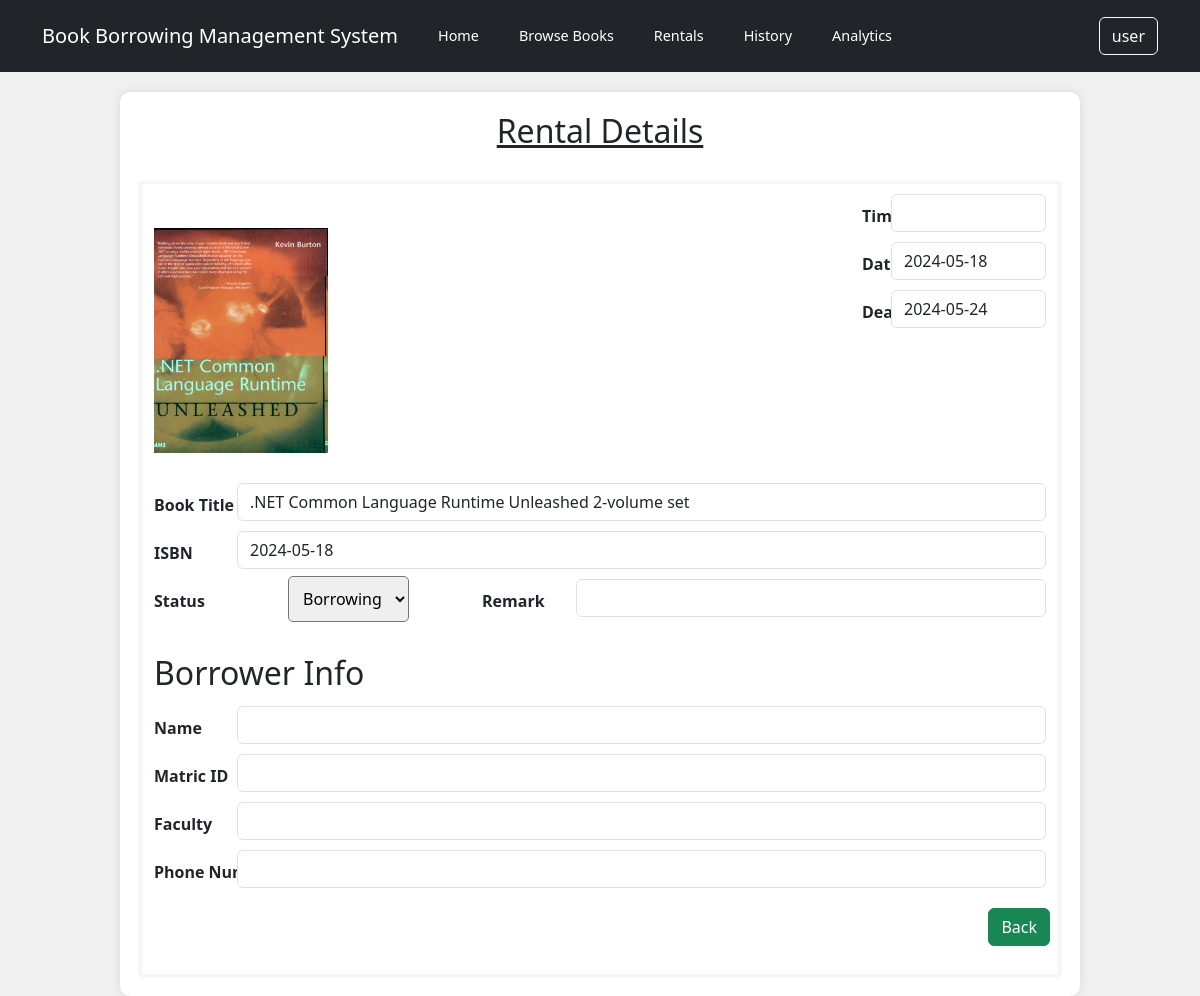
Before: /reservationEdit.php?historyid=1 (signed in) with the older database file.
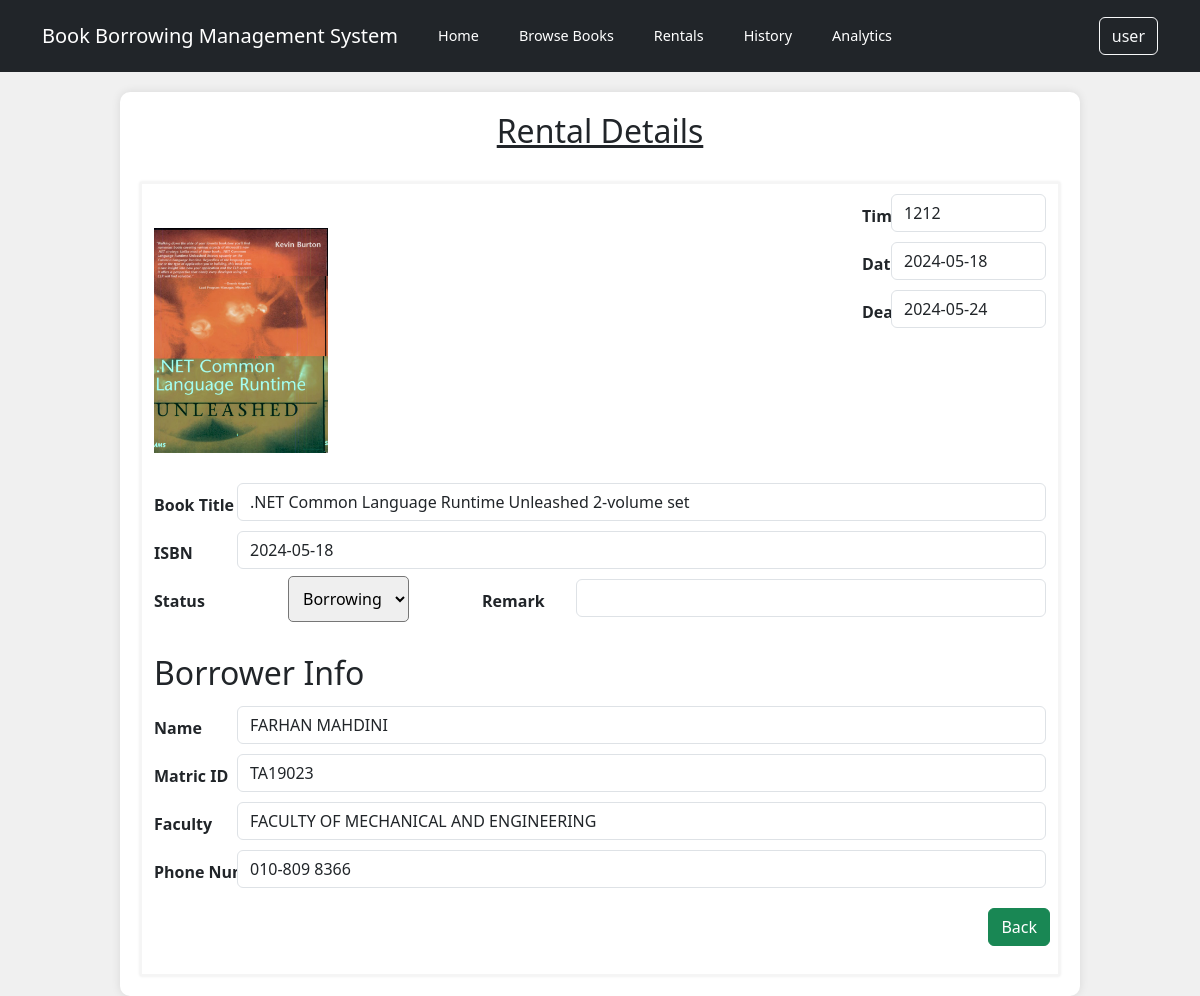
After: the same page with the newer database file.
### tables this page shows
CREATE TABLE `book` (
  `id` int(5) NOT NULL,
  `bookTitle` varchar(255) NOT NULL,
  `pagesNumber` int(5) NOT NULL,
  `authorName` varchar(255) NOT NULL,
  `quantity` int(5) NOT NULL,
  `isbn` varchar(255) NOT NULL,
  `genre` varchar(255) NOT NULL,
  `publicationCompany` varchar(255) NOT NULL,
  `bookCover` varchar(255) DEFAULT NULL
);

CREATE TABLE `borrow` (
  `borrowID` int(5) NOT NULL,
  `bookID` int(5) NOT NULL,
  `userID` int(5) NOT NULL,
  `time` varchar(4) NOT NULL,
  `date` date NOT NULL
);

CREATE TABLE `history` (
  `rental_ID` int(5) NOT NULL,
  `id` int(5) NOT NULL,
  `borrowID` int(5) NOT NULL,
  `status_ID` int(5) NOT NULL,
  `rental_deadline` date NOT NULL,
  `rental_remark` varchar(255) DEFAULT NULL,
  `archived` int(1) NOT NULL
);

CREATE TABLE `history_status` (
  `status_ID` int(5) NOT NULL,
  `status_name` varchar(10) NOT NULL,
  `status_desc` varchar(255) NOT NULL
);

CREATE TABLE `user` (
  `id` int(5) NOT NULL,
  `username` varchar(255) NOT NULL,
  `password` varchar(255) NOT NULL,
  `role` tinyint(5) DEFAULT NULL,
  `user_fullName` varchar(255) NOT NULL,
  `user_matric` varchar(7) DEFAULT NULL,
  `user_faculty` varchar(255) DEFAULT NULL,
  `user_phone` varchar(20) NOT NULL
);

### reservationEdit.php (the view, shortened to what the changed rows need)
<?php
include_once "./controllers/db_connection.php";
$rentID = $_GET['historyid'];
$sql = "SELECT book.*, bor.*, h.*, hs.status_name, u.*
        FROM ((((history h
        INNER JOIN history_status hs ON h.status_ID = hs.status_ID)
        INNER JOIN borrow bor ON h.borrowID = bor.borrowID)
        INNER JOIN book book ON bor.bookID  = book.id)
        INNER JOIN user u ON h.id = u.id)
        WHERE h.rental_ID = '$rentID'";
$result = mysqli_query($conn, $sql);
$row = mysqli_fetch_assoc( $result );
$bookCover = str_replace("../", "", $row["bookCover"]);
$bookTitle = $row["bookTitle"];
$isbn = $row["date"];
$time = $row["time"];
$date = $row["date"];
$deadline = $row["rental_deadline"];
$status= $row["status_name"];
$name = $row["user_fullName"];
$matric = $row["user_matric"];
$faculty = $row["user_faculty"];
$phone = $row["user_phone"];
?>
<!DOCTYPE html>
<html lang="en">
<head>
    <link href="https://cdn.jsdelivr.net/npm/bootstrap@5.3.3/dist/css/bootstrap.min.css" rel="stylesheet">
    <link rel="stylesheet" href="./custom_css/navbar.css">
    <link rel="stylesheet" href="./custom_css/layout.css">
    <link rel="stylesheet" href="./custom_css/reservationHistory.css">
    <link href='https://unpkg.com/boxicons@2.1.4/css/boxicons.min.css' rel='stylesheet'>
</head>
<body>
    <div class="container container-main">
        <h2 style="text-align:center;"><u>Rental Details</u></h2>
        <br>
        <div class="container container-sub" style="overflow:scroll; height:auto; padding-bottom:50px;">
            <div class="row" style="margin-top:20px;">
                <div class="col-md-12">
                    <div class="row mb-3">
                        <div class="col">
                            <br>
                            <?php if (!empty($bookCover)) : ?>
                                <img src="<?php echo htmlspecialchars($bookCover); ?>" alt="Book Cover" style="max-width: 40%; height: auto;">
                            <?php else : ?>
                                <p>No book cover available</p>
                            <?php endif; ?>
                        </div>
                        <div class="col">
                            <div class="row mb-3">
                                <div class="col" style="margin-left:150px; margin-top:-10px;">
                                    <input type="text" class="form-control" id="time" name="time" value="<?php echo htmlspecialchars($time); ?>" readonly>
                                </div>
                            </div>
                            <div class="row mb-3">
                                <div class="col" style="margin-left:150px; margin-top:-10px;">
                                    <input type="text" class="form-control" id="date" name="date" value="<?php echo htmlspecialchars($date); ?>" readonly>
                                </div>
                            </div>
                            <div class="row mb-3">
                                <div class="col" style="margin-left:150px; margin-top:-10px;">
                                    <input type="text" class="form-control" id="deadline" name="deadline" value="<?php echo htmlspecialchars($deadline); ?>" readonly>
                                </div>
                            </div>
                        </div>
                    </div>
                    <br>
                    <div class="row mb-3">
                        <div class="col" style="margin-left:-750px; margin-top:-10px;">
                            <input type="text" class="form-control" id="bookTitle" name="bookTitle" value="<?php echo $bookTitle; ?>" readonly>
                        </div>
                    </div>
                    <div class="row mb-3">
                        <div class="col" style="margin-left:-750px; margin-top:-10px;">
                            <input type="text" class="form-control" id="isbn" name="isbn" value="<?php echo htmlspecialchars($isbn); ?>" readonly>
                        </div>
                    </div>
                    <div class="row mb-3">
                        <div class="col" style="margin-top:-13px; margin-left:-360px;">
                            <div class="input-group-append">
                            <select class="custom-select" id="statusid" style="border-radius: 5px; padding:10px;">
                            <option selected><?php echo htmlspecialchars($status); ?></option>
                            </select>
                            </div>
                        </div>
                    </div>
                    <div class="row mb-3">
                        <h2 style="text-align:left;">Borrower Info</h2>
                    </div>
                    <div class="row mb-3">
                        <div class="col" style="margin-left:-750px; margin-top:-10px;">
                            <input type="text" class="form-control" id="fullName" name="fullName" value="<?php echo htmlspecialchars($name); ?>" readonly>
                        </div>
                    </div>
                    <div class="row mb-3">
                        <div class="col" style="margin-left:-750px; margin-top:-10px;">
                            <input type="text" class="form-control" id="matricID" name="matricID" value="<?php echo htmlspecialchars($matric); ?>" readonly>
                        </div>
                    </div>
                    <div class="row mb-3">
                        <div class="col" style="margin-left:-750px; margin-top:-10px;">
                            <input type="text" class="form-control" id="faculty" name="faculty" value="<?php echo htmlspecialchars($faculty); ?>" readonly>
                        </div>
                    </div>
                    <div class="row mb-3">
                        <div class="col" style="margin-left:-750px; margin-top:-10px;">
                            <input type="text" class="form-control" id="phone" name="phone" value="<?php echo htmlspecialchars($phone); ?>" readonly>
                        </div>
                    </div>
                </div>
            </div>
        </div>
        </div>
</body>
</html>

Changed rows visible on the page:
changed through a linked row, book ".NET Common Language Runtime Unleashed 2-volume set": time (not shown) → "1212"; fullName (not shown) → "FARHAN MAHDINI"; matricID (not shown) → "TA19023"; faculty (not shown) → "FACULTY OF MECHANICAL AND ENGINEERING"; phone (not shown) → "010-809 8366"
